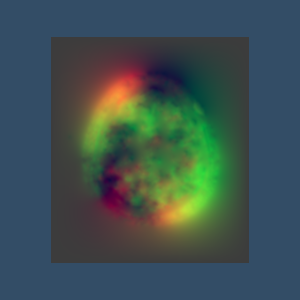

Here is the Python script that generated this plot:
#!/usr/bin/env python

# Read a MINC image, write it with various attributes, read it back, and display.

import os
import tempfile

import vtkmodules.vtkInteractionStyle  # noqa: F401
import vtkmodules.vtkRenderingFreeType  # noqa: F401
import vtkmodules.vtkRenderingOpenGL2  # noqa: F401

from vtkmodules.vtkIOMINC import (
    vtkMINCImageAttributes,
    vtkMINCImageReader,
    vtkMINCImageWriter,
)
from vtkmodules.vtkRenderingCore import (
    vtkImageActor,
    vtkRenderWindow,
    vtkRenderWindowInteractor,
    vtkRenderer,
)

# Source
data_dir = os.environ.get("VPE_DATA_DIR", os.path.dirname(os.path.abspath(__file__)))
temp_dir = tempfile.mkdtemp()

# Read the MINC image
minc_reader = vtkMINCImageReader()
minc_reader.SetFileName(os.path.join(data_dir, "t3_grid_0.mnc"))
minc_reader.RescaleRealValuesOn()

# Write with default attributes
minc_1_file = os.path.join(temp_dir, "minc1.mnc")
minc_writer_1 = vtkMINCImageWriter()
minc_writer_1.SetInputConnection(minc_reader.GetOutputPort())
minc_writer_1.SetFileName(minc_1_file)

# Write with modified attributes
image_attributes = vtkMINCImageAttributes()
image_attributes.ShallowCopy(minc_reader.GetImageAttributes())
image_attributes.SetAttributeValueAsString("patient", "full_name", "DOE^JOHN DAVID")

minc_2_file = os.path.join(temp_dir, "minc2.mnc")
minc_writer_2 = vtkMINCImageWriter()
minc_writer_2.SetImageAttributes(image_attributes)
minc_writer_2.SetInputConnection(minc_reader.GetOutputPort())
minc_writer_2.SetFileName(minc_2_file)

# Write with two input connections (multi-frame)
minc_3_file = os.path.join(temp_dir, "minc3.mnc")
minc_writer_3 = vtkMINCImageWriter()
minc_writer_3.SetImageAttributes(image_attributes)
minc_writer_3.AddInputConnection(minc_reader.GetOutputPort())
minc_writer_3.AddInputConnection(minc_reader.GetOutputPort())
minc_writer_3.SetFileName(minc_3_file)

minc_writer_1.Write()
minc_writer_2.Write()
minc_writer_3.Write()

# Read back the multi-frame file
minc_reader_2 = vtkMINCImageReader()
minc_reader_2.SetFileName(minc_3_file)
minc_reader_2.RescaleRealValuesOn()
minc_reader_2.SetTimeStep(1)
minc_reader_2.Update()

# Display with standard rendering pipeline
image_actor = vtkImageActor()
image_actor.GetMapper().SetInputConnection(minc_reader_2.GetOutputPort())

# Set window/level from actual data range so image is visible
scalar_range = minc_reader_2.GetOutput().GetScalarRange()
image_actor.GetProperty().SetColorWindow(scalar_range[1] - scalar_range[0])
image_actor.GetProperty().SetColorLevel((scalar_range[0] + scalar_range[1]) / 2.0)

renderer = vtkRenderer()
renderer.AddActor(image_actor)
renderer.SetBackground(0.2, 0.3, 0.4)

render_window = vtkRenderWindow()
render_window.AddRenderer(renderer)
render_window.SetWindowName("minc image writer")
render_window.SetMultiSamples(0)
render_window.SetSize(300, 300)

interactor = vtkRenderWindowInteractor()
interactor.SetRenderWindow(render_window)

# Scene
renderer.GetActiveCamera().ParallelProjectionOn()
renderer.ResetCamera()

interactor.Initialize()
interactor.Start()

# Clean up temp files
for f in [minc_1_file, minc_2_file, minc_3_file]:
    if os.path.exists(f):
        os.remove(f)
os.rmdir(temp_dir)
